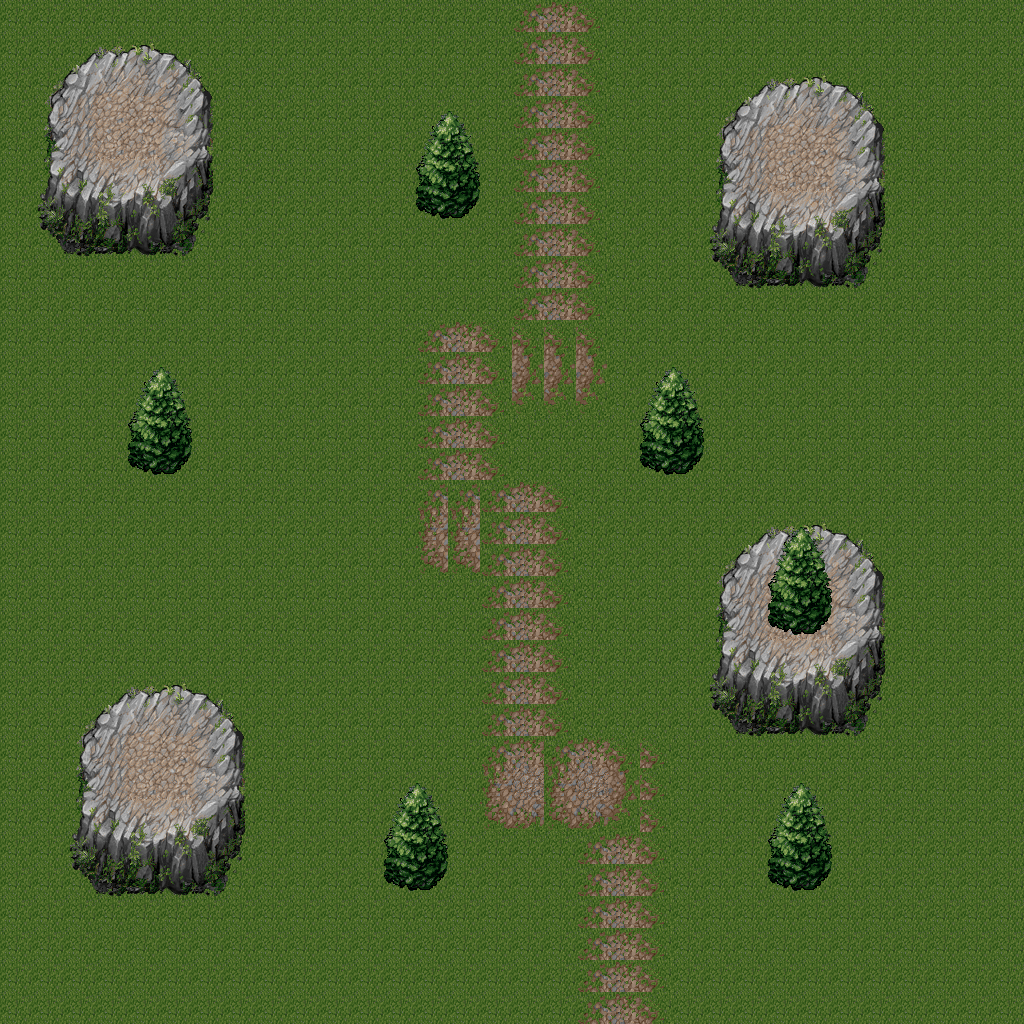

This game map was drawn from its Tiled (.tmx) file and the tilesets committed beside it. A one-line description and the trimmed map source follow:
An orthogonal 32x32 tile map with 32x32 px tiles, 4 tile layers (Tile Layer 1, Tile Layer 2, Tile Layer 3, Tile Layer 4).

<map version="1.2" tiledversion="1.2.2" orientation="orthogonal" renderorder="right-down" width="32" height="32" tilewidth="32" tileheight="32" infinite="0" nextlayerid="5" nextobjectid="1">
 <tileset firstgid="1" source="tiles.tsx" />
 <layer id="1" name="Tile Layer 1" width="32" height="32">
  <data>[1024 cells, 1024 non-empty, 1 distinct tile ids]</data>
 </layer>
 <layer id="2" name="Tile Layer 2" width="32" height="32">
  <data>[1024 cells, 168 non-empty, 42 distinct tile ids]</data>
 </layer>
 <layer id="3" name="Tile Layer 3" width="32" height="32">
  <data>[1024 cells, 48 non-empty, 8 distinct tile ids]</data>
 </layer>
 <layer id="4" name="Tile Layer 4" width="32" height="32">
  <data>[1024 cells, 120 non-empty, 9 distinct tile ids]</data>
 </layer>
</map>
